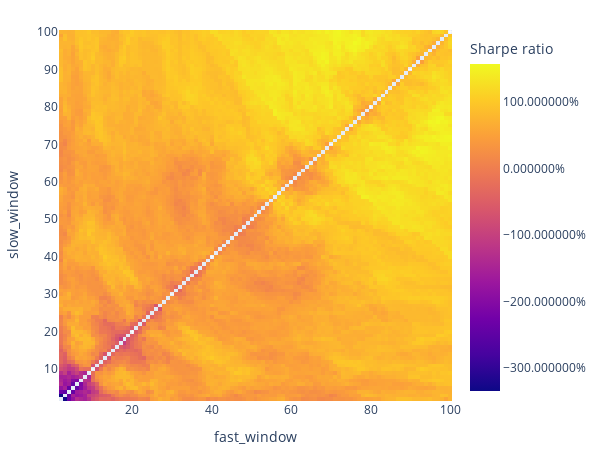

This figure's notebook cell:
### Code cell
# Hyperparameter optimizatioo
fig = pf.sharpe_ratio().vbt.heatmap(
    x_level="fast_window", y_level="slow_window",
    symmetric=True,
    trace_kwargs=dict(colorbar=dict(title="Sharpe ratio", tickformat="%"))
)
fig.show()

### Figure 1 — Plotly figure (JSON) as saved in the notebook; plotly's stock layout.template omitted (floating-point values rounded to 4 significant figures; data arrays with more than 128 entries replaced by an {"elided": "..."} marker saying what was removed)
{"data": [{"colorbar": {"tickformat": "%", "title": {"text": "Sharpe ratio"}}, "colorscale": [[0, "#0d0887"], [0.1111, "#46039f"], [0.2222, "#7201a8"], [0.3333, "#9c179e"], [0.4444, "#bd3786"], [0.5556, "#d8576b"], [0.6667, "#ed7953"], [0.7778, "#fb9f3a"], [0.8889, "#fdca26"], [1, "#f0f921"]], "hoverongaps": false, "hovertemplate": "fast_window: %{x}<br>slow_window: %{y}<br>value: %{z}<extra></extra>", "type": "heatmap", "uid": "a0e45b8d-6860-4b27-8989-5c35c5b18177", "x": [2, 3, 4, 5, 6, 7, 8, 9, 10, 11, 12, 13, 14, 15, 16, 17, 18, 19, 20, 21, 22, 23, 24, 25, 26, 27, 28, 29, 30, 31, 32, 33, 34, 35, 36, 37, 38, 39, 40, 41, 42, 43, 44, 45, 46, 47, 48, 49, 50, 51, 52, 53, 54, 55, 56, 57, 58, 59, 60, 61, 62, 63, 64, 65, 66, 67, 68, 69, 70, 71, 72, 73, 74, 75, 76, 77, 78, 79, 80, 81, 82, 83, 84, 85, 86, 87, 88, 89, 90, 91, 92, 93, 94, 95, 96, 97, 98, 99, 100], "y": [2, 3, 4, 5, 6, 7, 8, 9, 10, 11, 12, 13, 14, 15, 16, 17, 18, 19, 20, 21, 22, 23, 24, 25, 26, 27, 28, 29, 30, 31, 32, 33, 34, 35, 36, 37, 38, 39, 40, 41, 42, 43, 44, 45, 46, 47, 48, 49, 50, 51, 52, 53, 54, 55, 56, 57, 58, 59, 60, 61, 62, 63, 64, 65, 66, 67, 68, 69, 70, 71, 72, 73, 74, 75, 76, 77, 78, 79, 80, 81, 82, 83, 84, 85, 86, 87, 88, 89, 90, 91, 92, 93, 94, 95, 96, 97, 98, 99, 100], "z": {"elided": "99x99 float values"}}], "layout": {"height": 455, "legend": {"orientation": "h", "traceorder": "normal", "x": 1, "xanchor": "right", "y": 1.02, "yanchor": "bottom"}, "margin": {"b": 30, "l": 30, "r": 30, "t": 30}, "width": 605, "xaxis": {"title": {"text": "fast_window"}}, "yaxis": {"title": {"text": "slow_window"}}}}
